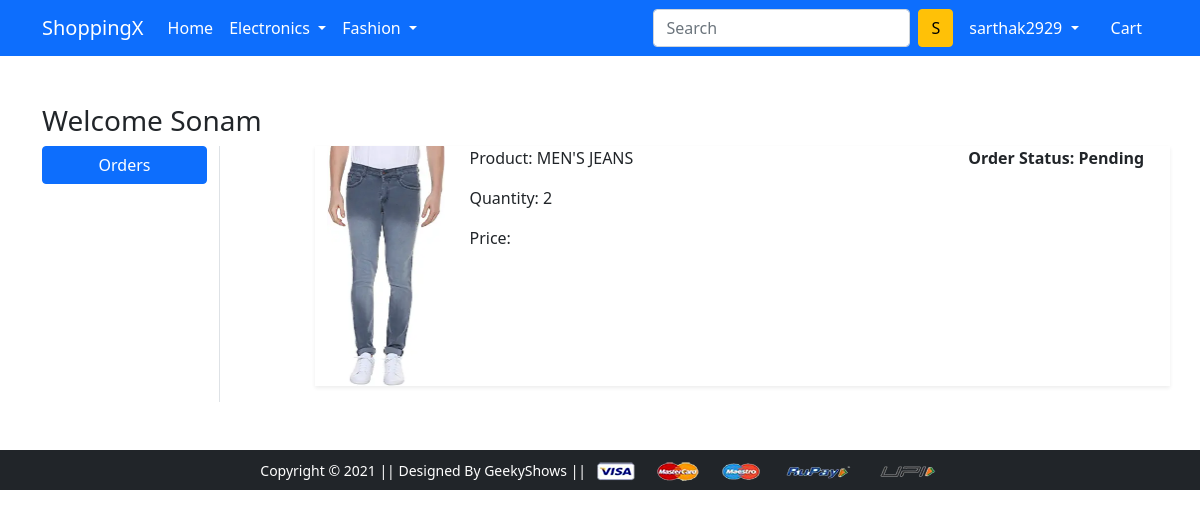
/orders/ (signed in), run on the app's committed database.
### app/models.py (models this page shows, shortened)
class OrderPlaced(models.Model):
    user = models.ForeignKey(User, on_delete=models.CASCADE)
    customer = models.ForeignKey(Customer, on_delete=models.CASCADE)
    product = models.ForeignKey(Product, on_delete=models.CASCADE)
    quantity = models.PositiveIntegerField(default=1)
    ordered_date = models.DateTimeField(auto_now_add=True)
    status = models.CharField(max_length=50, choices=STATUS_CHOICES, default='Pending')

class Product(models.Model):
    title = models.CharField(max_length=100)
    selling_price = models.FloatField()
    discounted_price = models.FloatField()
    description = models.TextField()
    brand = models.CharField(max_length=100)
    category = models.CharField(choices=CATEGORY_CHOICES, max_length=2)
    product_image = models.ImageField(upload_to='productimg')

### app/views.py (the view)
# urls.py: path('orders/', views.orders, name='orders'),
def orders(request):
    op = OrderPlaced.objects.filter(user=request.user)
    return render(request, 'app/orders.html', {'order_placed': op})

### app/templates/app/orders.html (shortened to what this page needs)
{% extends 'app/base.html' %}
{% load static %}
{% block main-content %}
<div class="container my-5">
 <div class="row">
 <h3>Welcome Sonam</h3>
  <div class="col-sm-2 border-end">
   <ul class="list-unstyled">
    <li class="d-grid"><a href="{% url 'orders' %}" class="btn btn-primary">Orders</a></li>
   </ul>
  </div>
  <div class="col-sm-9 offset-sm-1">
  {% for op in order_placed %}
   <div class="row shadow-sm mb-3">
    <div class="col-sm-2">
     <img src="{{op.product.product_image.url}}" alt="" srcset="" class="img-fluid" height="150" width="150">
    </div>
    <div class="col-sm-7">
     <p>Product: {{op.product.title}}</p>
     <p>Quantity: {{op.quantity}}</p>
     <p>Price: {{op.total_cost}}</p>
    </div>
    <div class="col-sm-3 fw-bold">
     <p>Order Status: {{op.status}}</p>
    </div>
   </div>
   {% endfor %}
  </div>
 </div>
</div>
{% endblock main-content %}

### app/templates/app/base.html (shortened to what this page needs)
<!doctype html>
{% load static %}
<html lang="en">
  <head>
    <link href="https://cdn.jsdelivr.net/npm/bootstrap@5.0.0-beta1/dist/css/bootstrap.min.css" rel="stylesheet">
    <link rel="stylesheet" href="{% static 'app/css/owl.carousel.min.css' %}">
    <link rel="stylesheet" href="{% static 'app/css/all.min.css' %}">
    <link rel="stylesheet" href="{% static 'app/css/style.css' %}">
  </head>
  <body>
    <nav class="navbar navbar-expand-lg navbar-dark bg-primary">
     <div class="container">
       <a class="navbar-brand" href="/">ShoppingX</a>
       <div class="collapse navbar-collapse" id="navbarSupportedContent">
         <ul class="navbar-nav me-auto mb-2 mb-lg-0">
           <li class="nav-item">
             <a class="nav-link active" aria-current="page" href="/">Home</a>
           </li>
           <li class="nav-item dropdown">
             <a class="nav-link dropdown-toggle text-white" href="#" id="electronicsDropdown" role="button" data-bs-toggle="dropdown" aria-expanded="false">
               Electronics
             </a>
           </li>
           <li class="nav-item dropdown">
             <a class="nav-link dropdown-toggle text-white" href="#" id="fashionDropdown" role="button" data-bs-toggle="dropdown" aria-expanded="false">
               Fashion
             </a>
           </li>
         </ul>
         <form class="d-flex">
           <input class="form-control me-2" type="search" placeholder="Search" aria-label="Search">
           <button class="btn btn-warning" type="submit">S</button>
         </form>
         <div>
          <ul class="navbar-nav me-auto mb-2 mb-lg-0">
          {% if request.user.is_authenticated %}
           <li class="nav-item dropdown mx-2">
              <a class="nav-link dropdown-toggle text-white" href="#" id="profileDropdown" role="button" data-bs-toggle="dropdown" aria-expanded="false">
                {{request.user.username}}
              </a>
            </li>
            <li class="nav-item mx-2">
              <a href="{% url 'showcart' %}" class="nav-link text-white"> Cart </a>
            </li>
            {% endif %}
          </ul>
         </div>
       </div>
     </div>
    </nav>
    {% block main-content %} {% endblock main-content %}
    <footer class="container-fluid bg-dark text-center p-2 mt-5">
        <small class="text-white">Copyright &copy; 2021 || Designed By GeekyShows || </small>
        <img src="{% static 'app/images/payment.png' %}" alt="" srcset="" class="img-fluid" height="2px">
    </footer>
  </body>
</html>

### data on the page
OrderPlaced: product.product_image (picture), product "MEN'S JEANS", quantity "2", status "Pending"

### other printed values
{{ request.user.username }} "sarthak2929"
